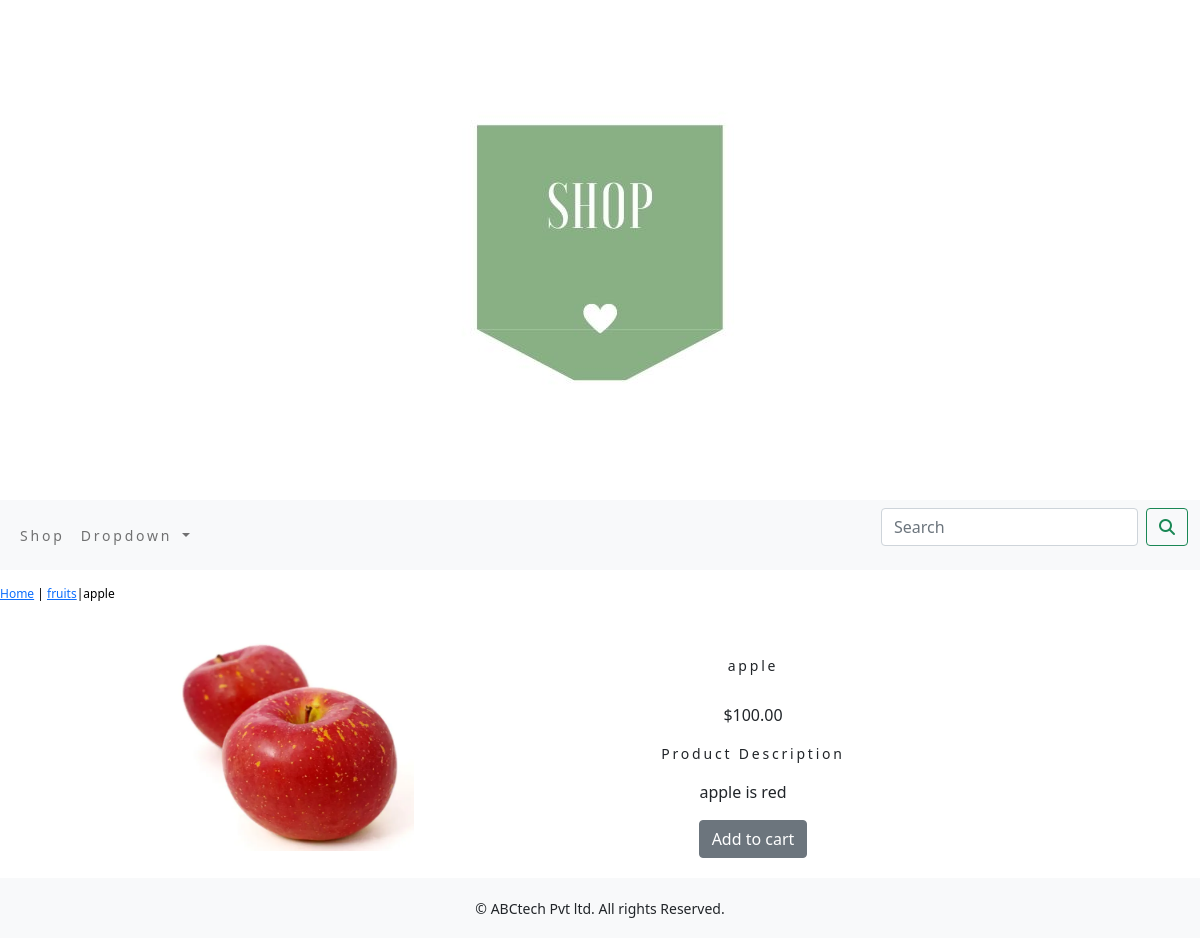
The page /shop/fruits/apple/ on the database its author committed.
### shop/models.py (models this page shows, shortened)
class Product(models.Model):
    name=models.CharField(max_length=250,unique=True)
    slug = models.SlugField(max_length=250, unique=True)
    description = models.TextField(blank=True)
    price=models.DecimalField(max_digits=10,decimal_places=2)
    category=models.ForeignKey(Category,on_delete=models.CASCADE)
    image=models.ImageField(upload_to='product',blank=True)
    stock=models.IntegerField()
    available=models.BooleanField(default=True)
    created=models.DateTimeField(auto_now_add=True)
    updated=models.DateTimeField(auto_now=True)
    class Meta:
        ordering=('name',)
        verbose_name='product'
        verbose_name_plural='products'

class Category(models.Model):
    name=models.CharField(max_length=250,unique=True)
    slug=models.SlugField(max_length=250,unique=True)
    description=models.TextField(blank=True)
    image=models.ImageField(upload_to='category',blank=True)
    class Meta:
        ordering=('name',)
        verbose_name='category'
        verbose_name_plural='categories'
    def get_url(self):
        return reverse('shop:products_by_category', args=[self.slug])
    def __str__(self):
        return '{}'.format(self.name)

### shop/views.py (the view)
# urls.py: path('<slug:c_slug>/<slug:product_slug>/',views.proDetail,name='prodCatdetail')
def proDetail(request, c_slug, product_slug):
    try:
        product = Product.objects.get(category__slug=c_slug, slug=product_slug)
    except Exception as e:
        raise e
    return render(request, "product.html", {'product': product})

### cart/context_processors.py (called while the page is built)
def counter(request):
    item_count=0
    if 'admin' in request.path:
        return {}
    else:
        try:
            cart=Cart.objects.filter(cart_id=_cart_id(request))
            cart_items= CartItem.objects.all().filter(cart=cart[:1])
            for cart_item in cart_items:
                item_count += cart_item.quantity
        except Cart.DoesNotExist:
            item_count=0
    return dict(item_count=item_count)

### cart/views.py (called while the page is built)
def _cart_id(request):
    cart=request.session.session_key
    if not cart:
        cart=request.session.create()
    return cart

### shop/context_processors.py (called while the page is built)
def menu_links(request):
    links=Category.objects.all()
    return dict(links=links)

### templates/product.html (shortened to what this page needs)
{% extends 'base.html' %}
{% load static %}
{% block content %}
<div class="row my_prod_row_class">
    <div class="mx_auto">
        <p> <a href="{% url 'shop:allProdCat' %}"> Home</a> | <a href="{{product.category.get_url}}">{{product.category}}</a>|{{product.name}}</p>
    </div>
<div class="container">
<br>
<div class="row">
    <div class="col-md-12 col-sm-12-col-md-12 col-lg-6 text-center">
        <div style="min-width:18rem;">
            <img src="{{product.image.url}}"style="height:13rem; width:15rem;" alt="{{product.name}}">
        </div>
    </div>
    <div  class="col-md-12 col-sm-12 col-md-12 col-lg-3 text-center">
        <div>
        <h1 class="my_prod_title">{{product.name}}</h1>
        <p>${{product.price}}</p>
        <p class="my_title">Product Description</p>
        <p class="text-justify my_prod_text">{{product.description}}</p>
        {% if product.stock <= 0 %}
            <p class="text-justify my_prod_text"><b>Out of stock</b></p>
        {% else %}
            <a class="btn btn-secondary" href="{% url 'cart:add_cart' product.id%}">Add to cart</a>
        {% endif %}
        </div>
    </div>
</div>
</div>
</div>
{% endblock %}

### static/css/custom.css (style rules this page uses)
body { font-family: 'BIZ UDPMincho', serif; }
.my_title { letter-spacing : .2em; font-size :14px; text_transform :uppercase; }
.my_prod_row_class { padding-top :15px; padding-bottom :20px; }
.my_prod_row_class .mx_auto { color:#000; font-size: 12px; text-decoration:none; }
.my_prod_title { letter-spacing : .2em; font-size :14px; text_transform :uppercase; padding-top :15px; padding-bottom :20px; }
.my_prod_text { padding-right :20px; }

### rows shown on the page
Product: category "fruits", name "apple", image (picture), price "100.00", description "apple is red"
